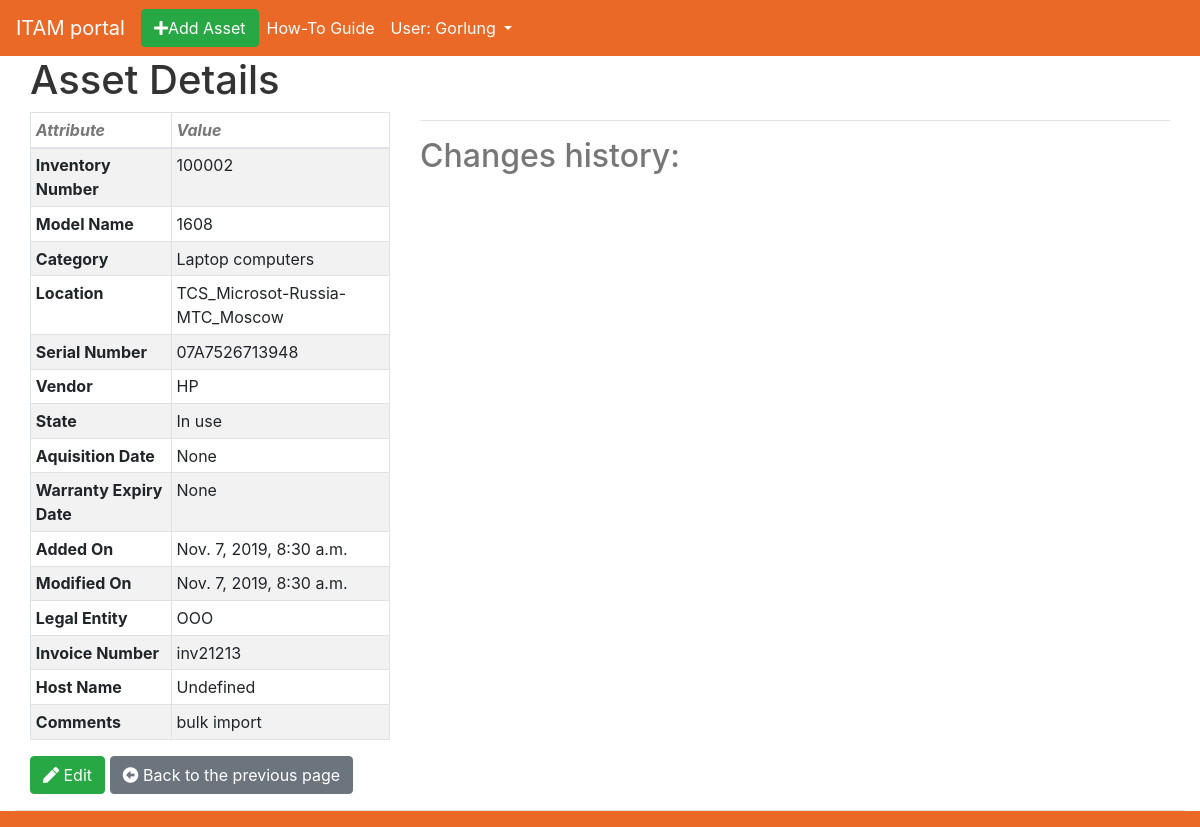
The page /assets/9 (signed in) on the database its author committed.
### assets_app/models.py (models this page shows, shortened)
class Asset(models.Model):
    inventory_number = models.CharField(max_length=50, unique=True)
    model_name = models.CharField(max_length=50, unique=False, blank=False)
    category = TreeForeignKey('Category', on_delete=models.SET('UNCATEGORISED'), blank=False)
    location = models.ForeignKey('Location', on_delete=models.SET('NOT SET'), blank=False, null=True)
    serial_number = models.CharField(max_length=50, blank=False, null=True)
    vendor = models.ForeignKey(Vendor, on_delete=models.SET('NOT SET'), blank=False, null=True)
    state = models.ForeignKey(State, on_delete=models.SET('NOT SET'), blank=False, null=True)
    aquisition_date = models.DateField(null=True)
    warranty_expiry_date = models.DateField(blank=True, null=True)
    added_on = models.DateTimeField(editable=False, default=timezone.now)
    modified_on = models.DateTimeField(editable=False, default=timezone.now)
    legal_entity = models.CharField(max_length=100, blank=True)
    invoice_number = models.CharField(max_length=50, blank=True)
    host_name = models.CharField(max_length=100, blank=True)
    comments = models.TextField(blank=True)
    class Meta:
        verbose_name = 'Asset'
        verbose_name_plural = 'Assets'

class Category(MPTTModel):
    name = models.CharField(max_length=50, unique=True)
    parent = TreeForeignKey('self', on_delete=models.CASCADE, null=True, blank=True, related_name='children')
    selectable_choices = (('Yes','Yes'),('No','No'))
    selectable = models.CharField(max_length=3, choices=selectable_choices, default='No')
    class Meta:
        verbose_name = 'Category'
        verbose_name_plural = 'Categories'
    class MPTTMeta:
        level_attr = 'mptt_level'
        order_insertion_by=['name']
    def __str__(self):
        return self.name

class Location(models.Model):
    name = models.CharField(max_length=50)
    class Meta:
        verbose_name = 'Location'
        verbose_name_plural = 'Locations'
    def __str__(self):
        return self.name

class Vendor(models.Model):
    name = models.CharField(max_length=50, unique=True)
    class Meta:
        verbose_name = 'Vendor'
        verbose_name_plural = 'Vendors'
    def __str__(self):
        return self.name

class State(models.Model):
    name = models.CharField(max_length=20, unique=True)
    class Meta:
        verbose_name = 'State'
        verbose_name_plural = 'State'
    def __str__(self):
        return self.name

### assets_app/views.py (the view)
# urls.py: url(r'^assets/(?P<pk>\d+)$', views.AssetDetailView.as_view(), name='asset_detail'),
class AssetDetailView(LoginRequiredMixin,SameLocationOnlyMixin, DetailView):
    model = Asset
    def get_context_data(self, **kwargs):
            context = super(AssetDetailView, self).get_context_data(**kwargs)
            pk = self.kwargs.get('pk', 0)
            context['change'] = Change.objects.filter(asset=pk)
            return context

### assets_app/views.py (called while the page is built)
    def has_permissions(self,**kwargs):
        user_locations = Employee.objects.filter(user=self.request.user.id).values_list('permitted_locations',flat=True)
        asset_locations = Asset.objects.get(pk=self.kwargs.get('pk',0)).location.id
        return asset_locations in user_locations

    def dispatch(self, request, *args, **kwargs):
        if not self.has_permissions():
            return render(request, 'assets_app/no_access.html', context=None)
        return super(SameLocationOnlyMixin, self).dispatch(request, *args, **kwargs)

### templates/assets_app/asset_detail.html (shortened to what this page needs)
{% extends 'assets_app/base.html' %}
{% block content %}
            <div class="container-fluid">
                <div class="row">
                    <div class="col-sm-4 col-md-4 col-lg-4">
                    <h1>Asset Details</h1>
                        <table class="table table-striped table-bordered table-sm">
                            <thead>
                                <tr>
                                    <th><i>Attribute</i></th>
                                    <th><i>Value</i></th>
                                </tr>
                            </thead>
                            <tbody>
                            <tr>
                                <td><b>Inventory Number</b></td>
                                <td>{{ asset.inventory_number }}</td>
                            </tr>
                            <tr>
                                <td><b>Model Name</b></td>
                                <td>{{ asset.model_name }}</td>
                            </tr>
                            <tr>
                                <td><b>Category</b></td>
                                <td>{{ asset.category }}</td>
                            </tr>
                            <tr>
                                <td><b>Location</b></td>
                                <td>{{ asset.location }}</td>
                            </tr>
                            <tr>
                                <td><b>Serial Number</b></td>
                                <td>{{ asset.serial_number}}</td>
                            </tr>
                            <tr>
                                <td><b>Vendor</b></td>
                                <td>{{ asset.vendor}}</td>
                            </tr>
                            <tr>
                                <td><b>State</b></td>
                                <td>{{ asset.state }}</td>
                            </tr>
                            <tr>
                                <td><b>Aquisition Date</b></td>
                                <td>{{ asset.aquisition_date }}</td>
                            </tr>
                            <tr>
                                <td><b>Warranty Expiry Date</b></td>
                                <td>{{ asset.warranty_expiry_date }}</td>
                            </tr>
                            <tr>
                                <td><b>Added On</b></td>
                                <td>{{ asset.added_on }}</td>
                            </tr>
                            <tr>
                                <td><b>Modified On</b></td>
                                <td>{{ asset.modified_on}}</td>
                            </tr>
                            <tr>
                                <td><b>Legal Entity</b></td>
                                <td>{{ asset.legal_entity }}</td>
                            </tr>
                            <tr>
                                <td><b>Invoice Number</b></td>
                                <td>{{ asset.invoice_number }}</td>
                            </tr>
                            <tr>
                                <td><b>Host Name</b></td>
                                <td>{{ asset.host_name  }}</td>
                            </tr>
                            <tr>
                                <td><b>Comments</b></td>
                                <td>{{ asset.comments  }}</td>
                            </tr>
                            </tbody>
                        </table>
                        <a class='btn btn-secondary btn-success' href='{% url "asset_edit" pk=asset.pk %}'>
                            <i class="fas fa-pen"></i><span class='glyphicon glyphicon-plus'> Edit</span>
                        </a>
                        <button type='button' class='btn btn-secondary' onClick="window.history.back();return false;"><i class="fas fa-arrow-alt-circle-left"></i><span>  Back to the previous page</span></button>
                    </div>
                    <div class="col-sm-8 col-md-8 col-lg-8">
                    <br><br><hr>
                        <h2>Changes history:</h2>
                    </div>
                </div>
            </div>
{% endblock %}

### templates/assets_app/base.html (shortened to what this page needs)
<!DOCTYPE html>
{% load static %}
<html>
    <head>
<link rel="stylesheet" href="https://stackpath.bootstrapcdn.com/bootstrap/4.3.1/css/bootstrap.min.css">
<link rel="stylesheet" type="text/css" href="/static/assets_app/default.css">
<link rel="stylesheet" href="https://use.fontawesome.com/releases/v5.6.3/css/all.css">
    </head>
    <body>
                    <nav class="navbar navbar-expand-lg navbar-dark sticky-top" style="background-color: #eb6927; color: #fff;">
                    <a class="navbar-brand" href="/">ITAM portal</a>
                    <a href="{% url 'asset_new' %}">
                    <button type='button' class='btn btn-secondary btn-success' style='color:white;'><i class="fas fa-plus"></i>Add Asset</button>
                    </a>
                    <div class="collapse navbar-collapse" id="navbarNavDropdown">
                        <ul class="navbar-nav">
                        <li class="nav-item active">
                            <a class="nav-link" href="#">How-To Guide<span class="sr-only">(current)</span></a>
                        </li>
                        <li class="nav-item dropdown">
                            <a class="nav-link dropdown-toggle active" href="#" id="navbarDropdownMenuLink" data-toggle="dropdown" aria-haspopup="true" aria-expanded="false">
                                            {% if user.is_authenticated %}
                                                User: {{ user.get_username }}
                                            {% else %}
                                                <span class="caret">Please log in.</span>
                                            {% endif %}
                            </a>
                        </li>
                        </ul>
                    </div>
                    </nav>
        <div class="container-fluid">
            <div class="row">
                <div class="col-sm-12 col-md-12 col-lg-12">
                <div class="row">
                    <div class="col-sm-12 col-md-12 col-lg-12">
                        {% block content %}
                        {% endblock %}
                    </div>
                </div>
        </div>
    <div class="container-fluid">
        <div class="row">
            <div class="col-sm-12 col-md-12 col-lg-12">
            <hr>
            <nav class="navbar fixed-bottom navbar-light" style="background-color: #eb6927;">
            </div>
        </div>
    </div>
    </body>
</html>

### static/assets_app/default.css (style rules this page uses)
body { color: #777; }
a { color: #006699; }
.table thead th { color: #777; }
h1 { color: #333333; }

### rows shown on the page
Asset: inventory_number "100002", model_name "1608", category "Laptop computers", location "TCS_Microsot-Russia-MTC_Moscow", serial_number "07A7526713948", vendor "HP", state "In use", aquisition_date "None", warranty_expiry_date "None", added_on "Nov. 7, 2019, 8:30 a.m.", modified_on "Nov. 7, 2019, 8:30 a.m.", legal_entity "OOO", invoice_number "inv21213", host_name "Undefined", comments "bulk import"

### other values the page prints
{{ user.get_username }} "Gorlung"
